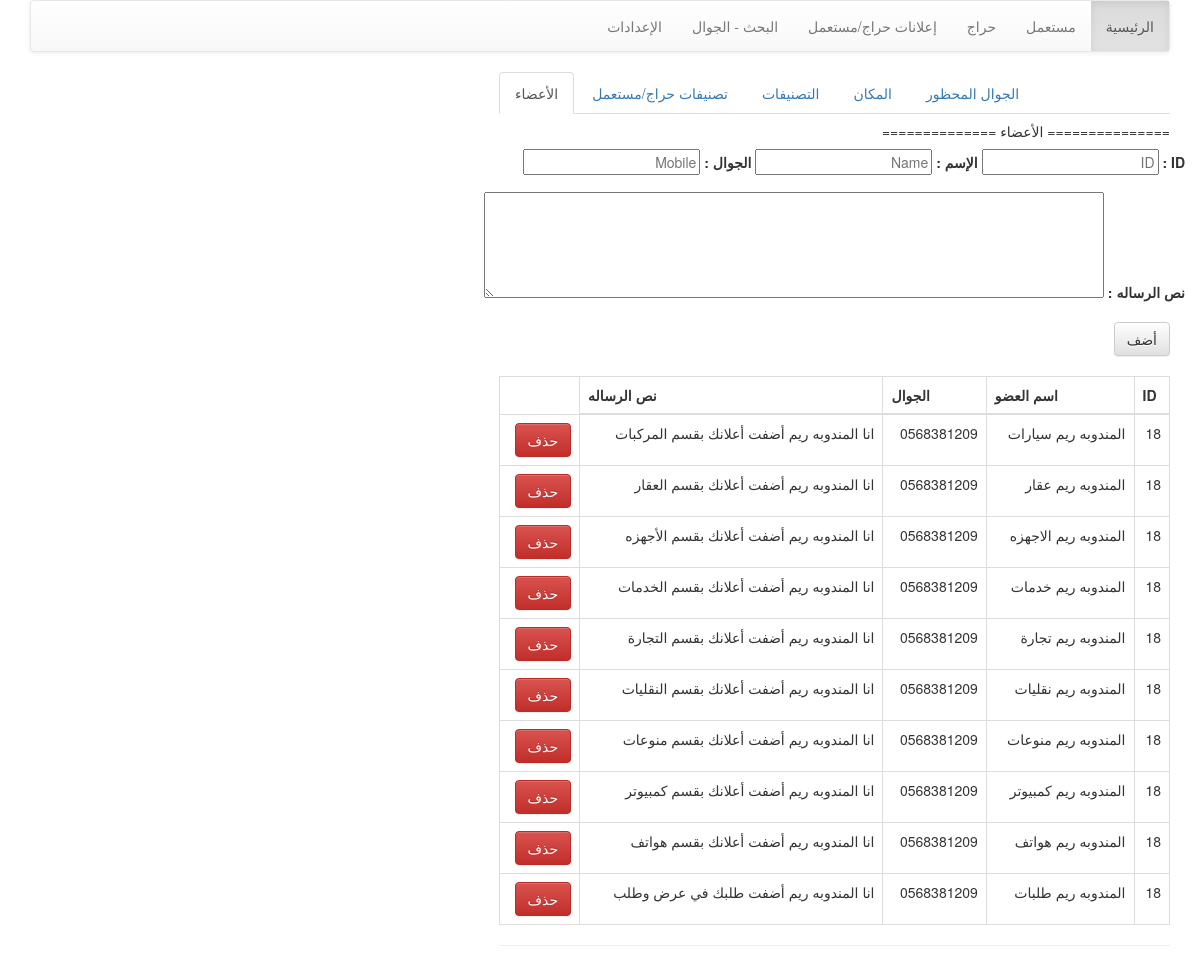
Page /Tell/settings.php on the committed database.
### tables this page shows
CREATE TABLE IF NOT EXISTS `members` (
  `pid` int(11) NOT NULL AUTO_INCREMENT,
  `ID` int(11) NOT NULL,
  `name` varchar(250) NOT NULL,
  `mobile` varchar(25) NOT NULL,
  `mb_sms` text NOT NULL,
  PRIMARY KEY (`pid`)
);

### Tell/settings.php (the view, shortened to what this page needs)
<?php
require_once("config.php");
?>
<!DOCTYPE html>
<html>
<head>
<link rel="stylesheet" href="http://netdna.bootstrapcdn.com/bootstrap/3.0.3/css/bootstrap.min.css">
<link rel="stylesheet" href="http://netdna.bootstrapcdn.com/bootstrap/3.0.3/css/bootstrap-theme.min.css">
</head>
<body>
<div class="container">
 <?php include_once('nav.php'); ?>
 <div >
 <div class="tabbable" style="float:right;direction:rtl">
  <ul class="nav nav-tabs">
    <li class="active"><a href="#tab1" data-toggle="tab">الأعضاء</a></li>
	 <li><a href="#tab6" data-toggle="tab">تصنيفات حراج/مستعمل</a></li>
    <li><a href="#tab2" data-toggle="tab">التصنيفات</a></li>
	<li><a href="#tab3" data-toggle="tab">المكان </a></li>
	<li><a href="#tab5" data-toggle="tab">الجوال المحظور</a></li>
  </ul>
  <div class="tab-content">
    <div class="tab-pane active" id="tab1">
			 <h5>=============== الأعضاء ==============</h5>
		<form class="form-horizontal" role="form" action="" method="POST">
		  <div class="form-group">
			<label>ID :</label>
			<input type="text" name="ID"	placeholder="ID">
			<label>الإسم :</label>
			<input type="text" name="Name"  placeholder="Name">
			<label>الجوال :</label>
			<input type="text" name="Mobile"  placeholder="Mobile">
		  </div>
		   <div class="form-group">
		   <label>نص الرساله :</label>
			<textarea name="mb_sms" cols='80' rows='5' ></textarea>
		   </div>
			<button type="submit" class="btn btn-default">أضف</button>
		</form>
		<br/>
		<table class="table table-bordered">
		 <thead>
		  <th>ID</th>
		  <th>اسم العضو</th>
		  <th>الجوال</th>
		   <th>نص الرساله </th>
		 </thead>
		<tbody>
		<?php
		if ($members = $mysqli->query("SELECT * FROM `members` ORDER BY id DESC ")){
			if(mysqli_num_rows($members) > 0 ) {
				while($member = $members->fetch_assoc()){
					echo "<tr><td>".$member['ID']."</td><td>".$member['name'].
					"</td><td>".$member['mobile'].
					"</td><td>".$member['mb_sms'].
					"</td><td><a href='?action=del&type=M&id=".$member['pid']."' class='btn btn-danger' >حذف</a></td></tr>";
				}
			}
		}
		?>
		</tbody>
		</table>
		<hr/>
    </div>
</body>
</html>

### Tell/nav.php
   <div class="navbar navbar-default" role="navigation">
     <div class="navbar-collapse collapse">
       <ul class="nav navbar-nav navbar-right">
<li><a href="settings.php"> الإعدادات</a></li>
   <li><a href="search.php"> البحث - الجوال</a></li>
<li><a href="ads.php">إعلانات حراج/مستعمل</a></li>
         <li><a href="haraj.php">حراج </a></li>
         <li><a href="mstaml.php">مستعمل </a></li>
<li class="active"><a href="./">الرئيسية </a></li>
       </ul>
     </div>
   </div>

### rows in the picture
members: ID "18", name "المندوبه ريم سيارات", mobile "0568381209", mb_sms "انا المندوبه ريم أضفت أعلانك بقسم المركبات"
members: ID "18", name "المندوبه ريم عقار", mobile "0568381209", mb_sms "انا المندوبه ريم أضفت أعلانك بقسم العقار"
members: ID "18", name "المندوبه ريم الاجهزه", mobile "0568381209", mb_sms "انا المندوبه ريم أضفت أعلانك بقسم الأجهزه"
members: ID "18", name "المندوبه ريم خدمات", mobile "0568381209", mb_sms "انا المندوبه ريم أضفت أعلانك بقسم الخدمات"
members: ID "18", name "المندوبه ريم تجارة", mobile "0568381209", mb_sms "انا المندوبه ريم أضفت أعلانك بقسم التجارة"
members: ID "18", name "المندوبه ريم نقليات", mobile "0568381209", mb_sms "انا المندوبه ريم أضفت أعلانك بقسم النقليات"
members: ID "18", name "المندوبه ريم منوعات", mobile "0568381209", mb_sms "انا المندوبه ريم أضفت أعلانك بقسم منوعات"
members: ID "18", name "المندوبه ريم كمبيوتر", mobile "0568381209", mb_sms "انا المندوبه ريم أضفت أعلانك بقسم كمبيوتر"
members: ID "18", name "المندوبه ريم هواتف", mobile "0568381209", mb_sms "انا المندوبه ريم أضفت أعلانك بقسم هواتف"
members: ID "18", name "المندوبه ريم طلبات", mobile "0568381209", mb_sms "انا المندوبه ريم أضفت طلبك في عرض وطلب"
